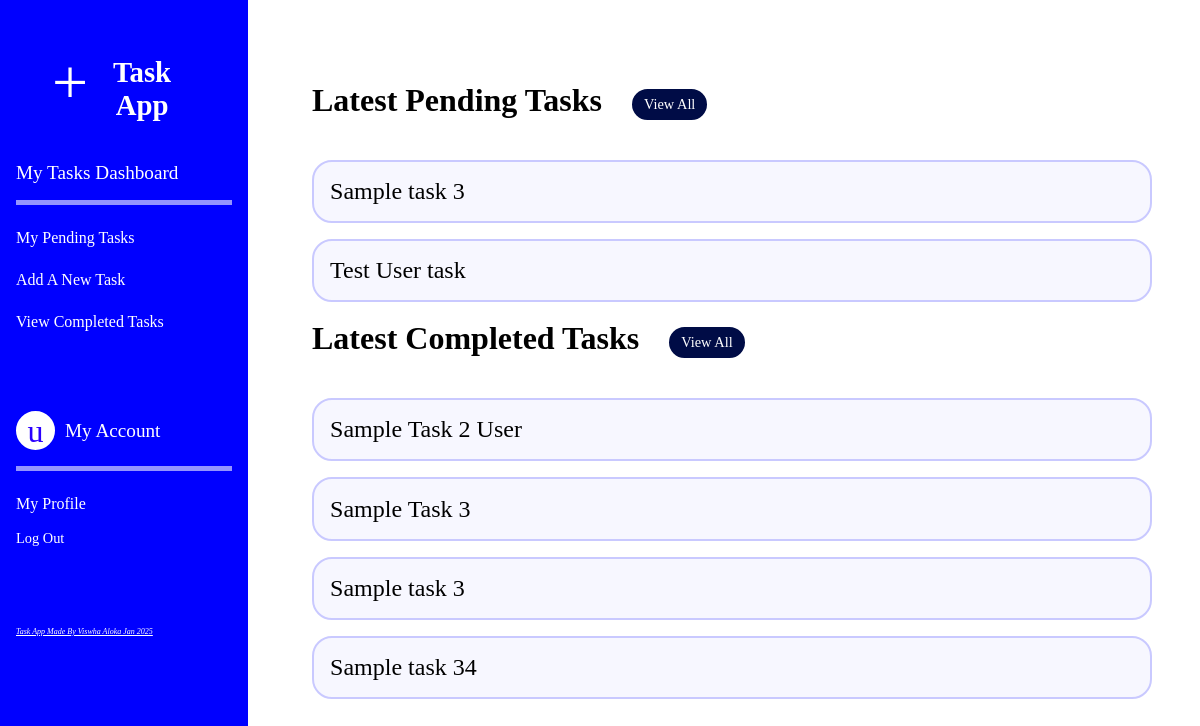
The app's page / (signed in) with its own data.
### app/models.py (models this page shows, shortened)
class AppTask(models.Model):
    title = models.CharField(max_length=200)
    description = models.TextField(blank=True)
    complete = models.BooleanField(default=False)
    created = models.DateTimeField(auto_now_add=True)
    deadline = models.DateField(null=True, blank=True)
    user = models.ForeignKey(User, on_delete=models.CASCADE)

### app/views.py (the view)
# urls.py: path('', allTaskListView.as_view(), name='app-main'),
class allTaskListView(LoginRequiredMixin,ListView):
    model = AppTask
    template_name = 'app/task_main.html'
    context_object_name = 'tasks'
    paginate_by = 10
    def get_queryset(self):
        return AppTask.objects.filter(user=self.request.user)

### app/templates/app/task_main.html (shortened to what this page needs)
{% extends "app/base.html" %}
{% block content %}
<ul>
    <h1>Latest Pending Tasks <a href="{% url 'app-home'%}"><button class="extend">View All</button></a></h1>
    {% for task in tasks %}
        {% if task.complete == False %}
        <li class="task short" >
            <h2>{{ task.title }}</h2>
        </li>
        {% endif %}
    {% endfor %}
    <h1>Latest Completed Tasks <a href="{% url 'app-done'%}"><button class="extend">View All</button></a></h1>
    {% for task in tasks %}
        {% if task.complete == True     %}
        <li class="task short" >
            <h2>{{ task.title }}</h2>
        </li>
        {% endif %}
    {% endfor %}
</ul>
{% endblock content %}

### app/templates/app/base.html (shortened to what this page needs)
{% load static %}
<!DOCTYPE html>
<html lang="en">
<head>
    <link rel="stylesheet" href="{% static 'app/style.css' %}">
</head>
<body>
    <div class="navigation-bar" id="navBar">
        <h1><a href="{% url 'app-main'  %}"><span>+</span> <span>Task App</a></span></h1>
        <ul>
            {% if user.is_authenticated %}
                <h2>My Tasks Dashboard</h2>
                <li><a href="{% url 'app-home'  %}">My Pending Tasks</a></li>
                <li><a href="{% url 'app-add'  %}">Add A New Task</a></li>
                <li><a href="{% url 'app-done'  %}">View Completed Tasks</a></li>
                <h2 class="account"><div class="user-letter"><l>{{user.username.0}}</l></div>My Account</h2>
                <li id="profile">
                    <a href="{% url 'app-profile'  %}">My Profile</a></li>
                <form action="{% url 'app-logout'  %}" method="post" class=" logout">
                    <button type="submit" class="nav-item nav-link btn btn-link">Log Out</button>
                </form>
            {% else %}
                <h2 class="account">Please Log-in or Register to Continue</h2>
                <li><a href="{% url 'app-login'  %}">Login</a></li>
                <li><a href="#">Register</a></li>
            {% endif %}
        </ul>
        <div style="font-size: 0.5rem; padding-top: 10vh; color: #fff; font-style: italic; text-decoration: underline;">Task App Made By Viswha Aloka Jan 2025</div>
    </div>
    <div class="content text-focus-in">
        {% block content %}
        {% endblock content %}
    </div>
</body>
</html>

### app/static/app/style.css (style rules this page uses)
* { padding: 0%; margin: 0%; font-family: DefaultFont; text-decoration: none; }
body { display: flex; flex-direction: row; }
.navigation-bar { width: 18vw; padding: 2vh; background-color: blue; height: 96vh; position: fixed; }
.navigation-bar h1 { margin: 5vh 3vw; color: #fff; gap: 0.5vw; font-size: 1.8rem; }
.navigation-bar h1 a { display: flex; align-items: center; text-align: center; }
.navigation-bar h2 { font-size: 1.2rem; text-align: left; font-weight: 500; color: #fff; border-bottom: 5px solid rgba(255, 255, 255, 0.581); padding-bottom: 2vh; }
.navigation-bar li { list-style:none; margin-top: 3vh; display: flex; align-items: center; gap: 10px; }
.navigation-bar li a { text-decoration: none; color: #fff; }
.navigation-bar span:first-child { font-size: 4rem; margin-top: -.8rem; font-weight: 400; }
.navigation-bar a { text-decoration: none; color: #fff; }
.content { padding-top: 10vh; padding-left: 5vw; width: 68vw; margin-left: 20vw; }
.content h1 { padding-bottom: 5vh; }
.content ul { padding-left: 1vw; }
.content ul li { width: 100%; margin-bottom: 2vh; list-style: none; background-color:#f7f7ff ; padding: 2%; border-radius: 20px; border: 2px solid #c9c9ff; position: relative; }
.content ul li h2 { font-weight: 450; display: flex; justify-content: space-between; align-items: center; }
.content li { list-style:circle ; }
.account { margin-top: 10vh; color: #fff; display: flex; align-items: center; gap: 10px; border-bottom: 1px solid rgba(255, 255, 255, 0.581); }
.logout { list-style:none; margin-top: 7vh; text-decoration: none; color: #fff; }
.logout button { background-color: transparent; border: none; color: #fff; font-size: .9rem; margin-top: -1vh; cursor: pointer; }
.user-letter { background-color: #fff; border-radius: 100%; font-size: 2rem; width: 25px; height: 25px; padding: 5px; position: relative; font-weight: 500; color: #2b00ff; border: 2px solid #fff; }
.user-letter l { position: absolute; left: 50%; top: 50%; transform: translateX(-50%) translateY(-50%); }
.logout { margin-top: 2vh ; }
ul h1 { display: flex; align-items: center; }
.extend { background-color: #000c46; font-size: 0.9rem; margin-left: 30px; padding: 5px 10px; border: 2px solid #000c46; border-radius: 20px; color: #fff; }
.text-focus-in { -webkit-animation: text-focus-in 0.5s cubic-bezier(0.550, 0.085, 0.680, 0.530) both; animation: text-focus-in 0.5s cubic-bezier(0.550, 0.085, 0.680, 0.530) both; }

### records on screen
AppTask: title "Sample task 3"
AppTask: title "Test User task"
AppTask: title "Sample Task 2 User"
AppTask: title "Sample Task 3"
AppTask: title "Sample task 3"
AppTask: title "Sample task 34"

### other values on screen
{{ user.username.0 }} "u"
